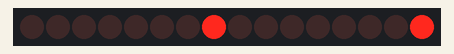
Bench run of a sketch on a simulated Arduino Uno, built with avr-gcc and run on an emulated ATmega328P. Shown: 16 shift-register outputs drawn as a row of LEDs (first output left, lit = HIGH). Wiring (inferred from the names in the program): 2 × shift register (74HC595): data pin 11; shift clock pin 12; latch pin 8. Wiring (inferred from the signals the program sends): row of LEDs: on Q0, Q1, Q2, Q3, Q4, Q5, Q6, Q7, Q8, Q9, Q10, Q11, Q12, Q13, Q14, Q15.

Above: at 0.5 s.
At 1.5 s:
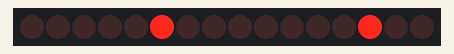
At 5.5 s:
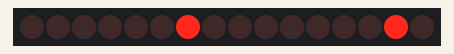
Timing chart, 0 to 6.9 s (numbered marks = the images above):
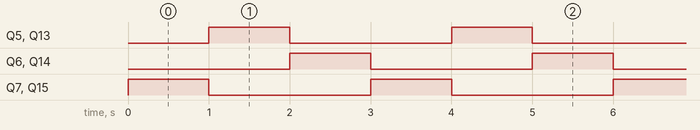

Measured:
- by itself, Q5–7, Q13–15: alternates HIGH for 1.0 s and LOW for 2.0 s
- by itself, everything shown: repeats every 3.0 s, in 3 steps

The sketch:

project_17_binary_counter.ino
```cpp
// Project 17

int latchPin = 8;
int clockPin = 12;
int dataPin = 11;

void setup() {
  pinMode(latchPin, OUTPUT);
  pinMode(clockPin, OUTPUT);
  pinMode(dataPin, OUTPUT);
}

void loop() {
  //for (int i = 0; i < 256; i++) {
    digitalWrite(latchPin, LOW);
    shiftOut(1);
    shiftOut(1);
    digitalWrite(latchPin, HIGH);
    delay(1000);
    digitalWrite(latchPin, LOW);
    shiftOut(4);
    shiftOut(4);
    digitalWrite(latchPin, HIGH);
    delay(1000);
    digitalWrite(latchPin, LOW);
    shiftOut(2);
    shiftOut(2);
    digitalWrite(latchPin, HIGH);
    delay(1000);

  //}
}

void shiftOut(byte dataOut) {
  boolean pinState;
  digitalWrite(dataPin, LOW);
  digitalWrite(clockPin, LOW);

  for (int i=0; i<=7; i++) {
    digitalWrite(clockPin, LOW);

    if (dataOut & (1<<i)) {
      pinState = HIGH;
    } else {
      pinState = LOW;
    }

    digitalWrite(dataPin, pinState);
    digitalWrite(clockPin, HIGH);
  }
  digitalWrite(clockPin, LOW);
}
```
